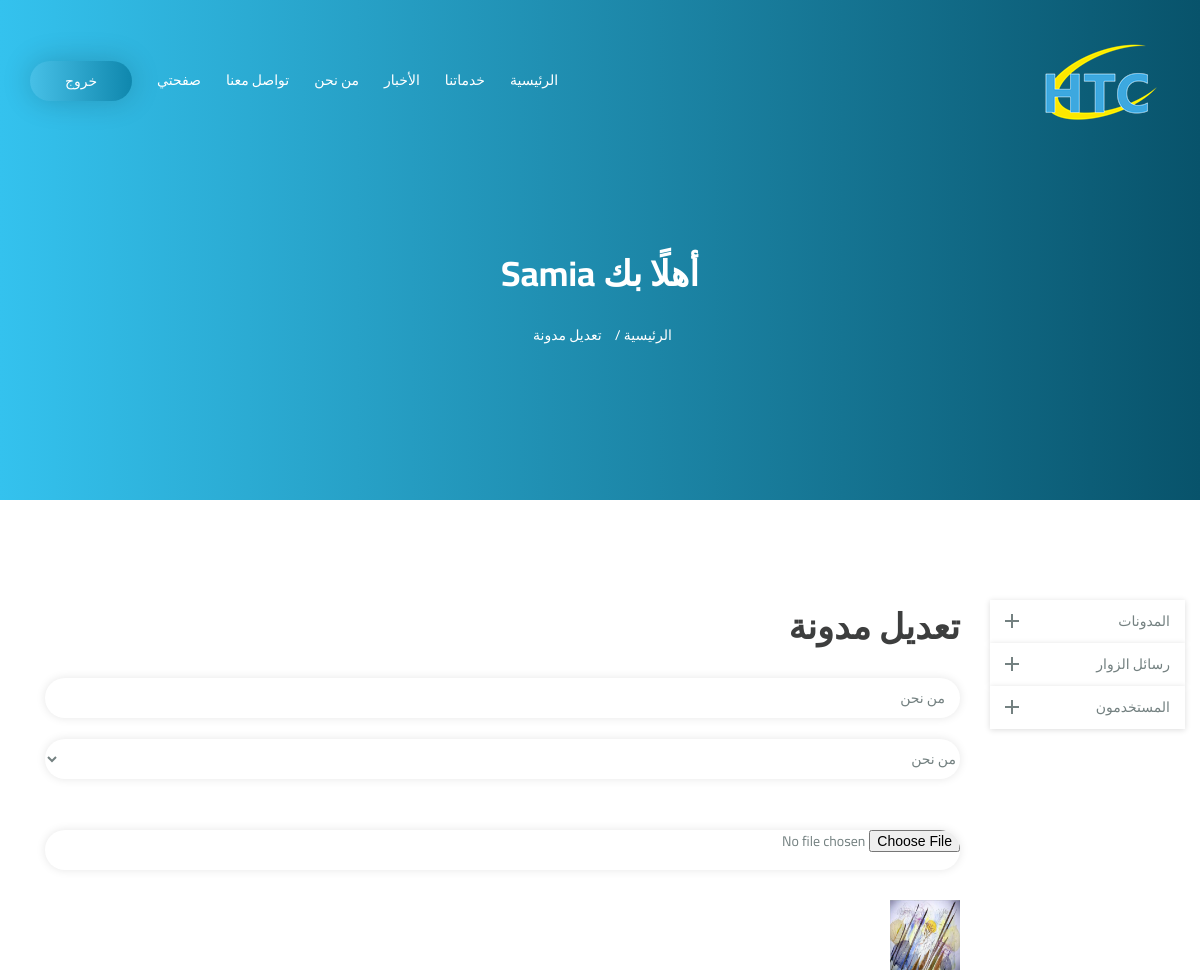
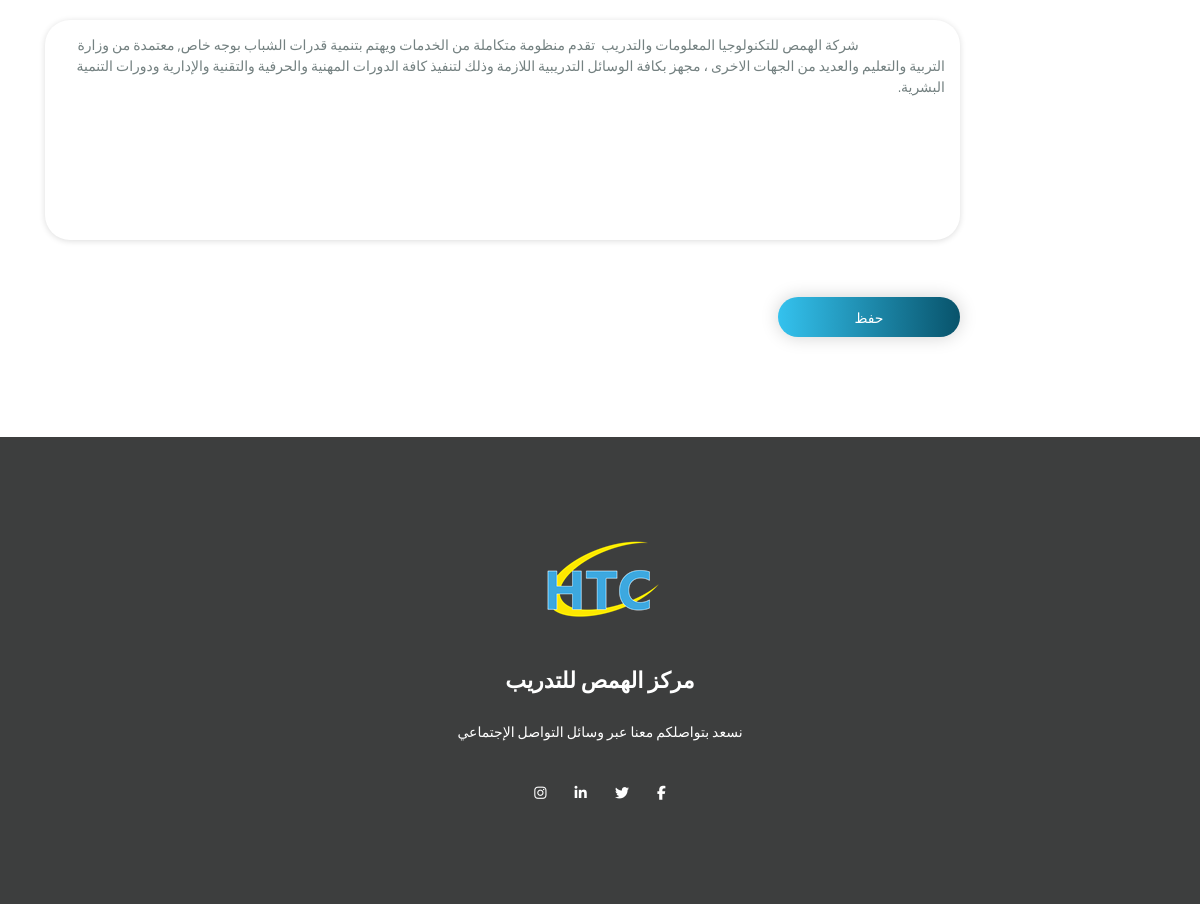
/edit-blog.php?id=1 (signed in), run on the app's committed database (2 pictures, top to bottom).
### tables this page shows
CREATE TABLE `blogs` (
  `id` int(11) NOT NULL,
  `subject` varchar(255) NOT NULL,
  `img` varchar(300) DEFAULT NULL,
  `details` longtext DEFAULT NULL,
  `created_at` varchar(255) DEFAULT NULL,
  `user_id` int(11) DEFAULT NULL,
  `category_id` int(11) DEFAULT NULL
);

### edit-blog.php (the view, shortened to what this page needs)
<?php
include('head.php');
include('nav.php');
if($_GET){
    $id = htmlspecialchars($_GET['id']);
    $query = "select * from blogs where id = $id";
    $result = mysqli_query($conn, $query);
    if(mysqli_num_rows($result) > 0){
        $row = mysqli_fetch_assoc($result);
    }else{
        header("Location: 404.php");
    }
}
?>
<section class="download section-padding" style="height: 500px !important; ">
         <div class="container">
            <div class="row">
               <div class="mock-float col-lg-12 col-md-12 col-sm-12 col-xs-12" style="text-align: center;">
                  <br><br><br><br><br><br><br>
                  <div class="site-intro-content" style="color: white !important;">
                     <h2 class="wow fadeInUp" data-wow-duration="1s" data-wow-delay="0s" style="color: white; visibility: visible; animation-duration: 1s; animation-delay: 0s; animation-name: fadeInUp;">
                        أهلًا بك <?php echo $_SESSION['name']; ?>
                     </h2>
                     <ul class="list-inline list-unstyled header-links wow fadeInUp" data-wow-duration="1s" data-wow-delay="0.25s" style="visibility: visible; animation-duration: 1s; animation-delay: 0.25s; animation-name: fadeInUp;">
                        <li>
                           <a style="color: white !important;" href="/">
                           الرئيسية /
                           </a>
                        </li>
                        <li>
                           <span>
                           تعديل مدونة
                           </span>
                        </li>
                     </ul>
                  </div>
               </div>
            </div>
         </div>
      </section>
      <section class="explain section-padding">
         <div class="container">
            <div class="row">
               <?php
                include('side.php');
                ?>
               <div class="col-lg-10 col-md-5 col-sm-12 col-xs-12">
                  <div class="col-md-12">
                     <form action="#" method="post" enctype="multipart/form-data">
                        <h2>تعديل مدونة</h2>
                        <div class="name">
                           <input type="text" name="subject" placeholder="العنوان" required value="<?php if(isset($row['subject'])) echo $row['subject'];?>">
                        </div>
                        <br>
                        <div class="name">
                           <select name="category_id" required class="mystyle">
                               <?php
                               $query = "select * from categories";
                               $result = mysqli_query($conn, $query);
                               if(mysqli_num_rows($result) > 0){
                                   while($r = mysqli_fetch_assoc($result)){
                                   $r['id'] == $row['category_id'] ? $s = "selected": $s="";
                                   echo "<option $s value=".$r['id'].">".$r['name']."</option>";
                                   }
                               }
                               ?>
                           </select>
                        </div>
                        <br>
                        <div class="name">
                           <input type="file" name="img" placeholder="الصورة" class="mystyle" title='اختر الصورة' accept="image/*">
                            <img style="width: 70px; height: 70px;" src="<?php if(isset($row['img'])) echo 'img/'.$row['img'];?>">
                        </div>
                        <br>
                        <div class="name">
                           <textarea type="text" name="details" placeholder="التفاصيل" required>
                           <?php if(isset($row['details'])) echo $row['details'];?>
                           </textarea>
                        </div>
                        <br>
                        <div class="submit">
                           <button class="form-submit" name="submit">حفظ</button>
                        </div>
                     </form>
                  </div>
               </div>
            </div>
         </div>
      </section>
<?php
include('footer.php');
?>

### css/styles.css (style rules this page uses)
html,body { height:100%;font-size:14px;line-height:1.5;font-family:Roboto;color:#748181;background:#fff;position:relative }
h1,h2,h3 { color:#3d3e3e;margin:0 0 25px 0;line-height:1.5 }
h2 { font-weight:700;font-size:35px }
.section-padding { padding:100px 0 }
a { -webkit-transition:all .3s ease-in-out;-o-transition:all .3s ease-in-out;transition:all .3s ease-in-out }
.btn-main,.form-submit { color:#fff;position:relative;background-image:-moz-linear-gradient(-180deg,#1cb2d3 0,#77ecdb 100%);background-image:-webkit-linear-gradient(-180deg,#1cb2d3 0,#77ecdb 100%);background-image:-ms-linear-gradient(-180deg,#1cb2d3 0,#77ecdb 100%);-webkit-box-shadow:0 0 18px 0 rgba(0,0,0,0.18);box-shadow:0 0 18px 0 rgba(0,0,0,0.18);width:182px;height:40px;border-radius:25px;text-align:center;line-height:40px;display:inline-block;-webkit-transition:all .3s ease-in-out;-o-transition:all .3s ease-in-out;transition:all .3s ease-in-out }
ul { margin:0;padding:0 }
ul li { list-style:none }
.mock-float { float:right }
.download { background-image:-moz-linear-gradient(-180deg,#1cb2d3 0,#77ecdb 100%);background-image:-webkit-linear-gradient(-180deg,#1cb2d3 0,#77ecdb 100%);background-image:-ms-linear-gradient(-180deg,#1cb2d3 0,#77ecdb 100%) }
input[type="email"],input[type="text"],input[type="password"],textarea { width:100%;height:40px;outline:0;border:0;padding-left:15px;border-radius:25px;background-color:#fff;-webkit-box-shadow:0 0 9.9px .1px rgba(0,0,0,0.1);box-shadow:0 0 9.9px .1px rgba(0,0,0,0.1) }
.blog-single-form input[type="email"],.blog-single-form input[type="text"],.sign-up input[type="text"],.sign-up input[type="email"],input[type="password"],textarea { color:#748181;margin-bottom:30px;-webkit-box-shadow:0 1px 6px 0 rgba(0,0,0,0.14);box-shadow:0 1px 6px 0 rgba(0,0,0,0.14) }
textarea { padding:15px;height:220px;resize:none }
.form-submit { border:0 }
.mystyle { color: #748181; margin-bottom: 30px; -webkit-box-shadow: 0 1px 6px 0 rgba(0, 0, 0, 0.14); box-shadow: 0 1px 6px 0 rgba(0, 0, 0, 0.14); width: 100%; height: 40px; outline: 0; border: 0; padding-left: 15px; border-radius: 25px; background-color: #fff; -webkit-box-shadow: 0 0 9.9px .1px rgba(0, 0, 0, 0.1); box-shadow: 0 0 9.9px .1px rgba(0, 0, 0, 0.1) }

### css/styles-rtl.css (style rules this page uses)
html, body { font-family: cairo, sans-serif }
.btn-main, .form-submit { background-image: -moz-linear-gradient(180deg, #08536b 0, #34c2ee 100%); background-image: -webkit-linear-gradient(180deg, #08536b 0, #34c2ee 100%); background-image: -ms-linear-gradient(180deg, #08536b 0, #34c2ee 100%) }
.mock-float { float: left, }
.download { background-image: -moz-linear-gradient(180deg, #08536b 0, #34c2ee 100%); background-image: -webkit-linear-gradient(180deg, #08536b 0, #34c2ee 100%); background-image: -ms-linear-gradient(180deg, #08536b 0, #34c2ee 100%) }
input[type=email], input[type=text], input[type=password], textarea { padding-left: 0; padding-right: 15px }

### data on the page
blogs: subject "من نحن", img (picture), details "شركة الهمص للتكنولوجيا المعلومات والتدريب تقدم منظومة متكاملة من الخدمات ويهتم بتنمية قدرات الشباب بوجه خاص, معتمدة من وزارة التربية والتعليم والعديد من الجهات الاخرى ، مجهز بكافة الوسائل التدريبية اللازمة وذلك لتنفيذ كافة الدورات المهنية والحرفية والتقنية والإدارية ودورات التنمية البشرية."

### other printed values
$_SESSION['name'] "Samia"
form field category_id "من نحن"
